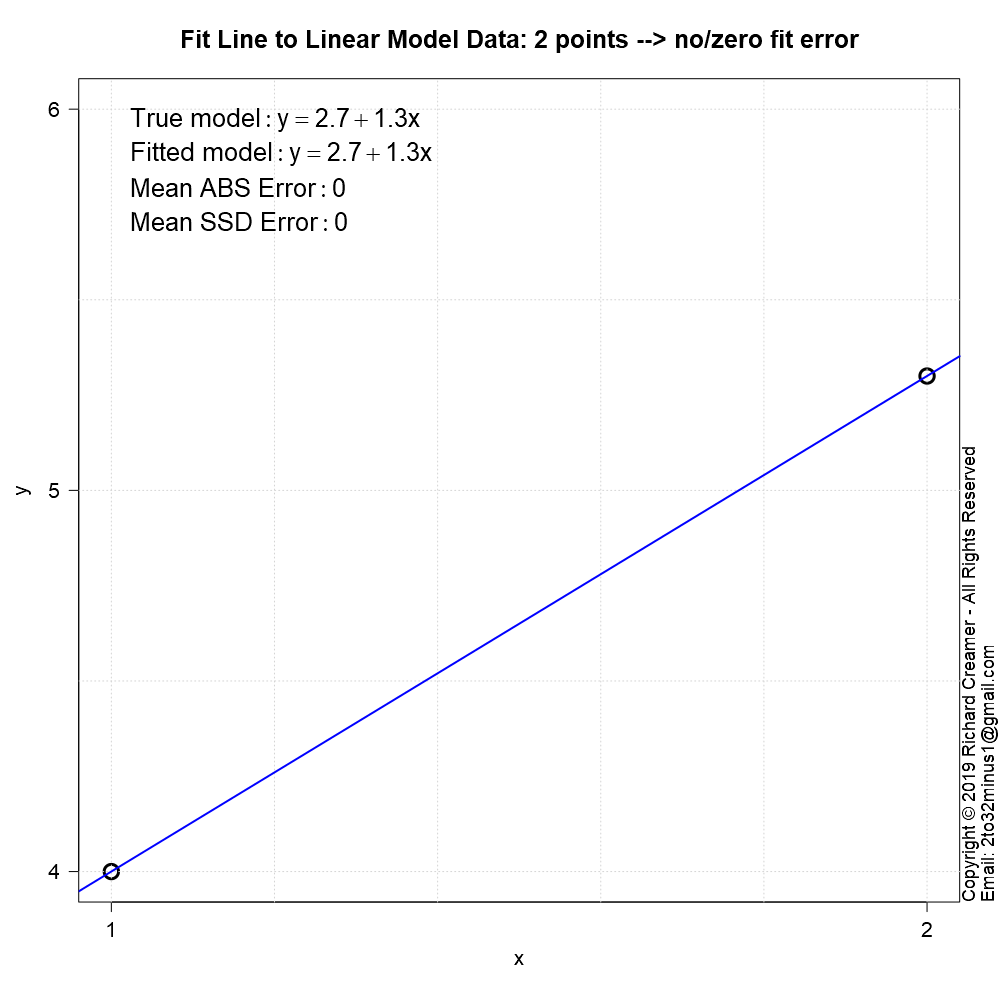

Here is the R script that generated this plot:
##############################################################
### Copyright (c) Richard Creamer 2019 - All Rights Reserved
### Inquiries: email [email redacted]
##############################################################

### Globals
fontScale = 1.2    # Global font size variable
lf        = 1.2    # Enlarge font of plot labels
verbose   = FALSE  # Verbose printing
lw        = 2      # Line width
xMargin   = 1      # X-axis margin for plots
yMargin   = 1      # Y-axis margin for plots
de        = 0.01   # Small constant for estimating derivatives numerically
smlPts    = 1      # Small  data point/circle
medPts    = 1.5    # Medium data point/circle
lrgPts    = 2.0    # Large  data point/circle

### Run this function to generate this plot
runFunc = function() {
	dw = 1000
	dh = 750	
	path = "D:/Code/R/LeastSquaresPlay/PlotsAndAssocCode/Plot34/"
	savePngVerbose( paste(path, "Plot34.png", sep=""), plot2PointLine, w=dw, h=dw, un="px" )
}

### Draw 2-point line -> exact fit
plot2PointLine = function() {
	set.seed( 3 )	
	trueM = 1.3
	trueB = 2.7
	coeff = c( trueB, trueM )
	nPts = 2	
	x = c( 1, nPts )
	y = evalPoly( x, coeff )
	xLimits = axisLimits( x )
	yLimits = axisLimits( y )	
	plot( x, y, axes = FALSE, xlim = xLimits, ylim = yLimits, cex.lab=lf, xlab="", ylab="",
		  main = "Fit Line to Linear Model Data: 2 points --> no/zero fit error", cex=lrgPts, lwd=lw+1, cex.main=1.3*fontScale )
	addAxisLabels()	
	axis( side = 1, at = xLimits[1]:xLimits[2], cex.axis=1.3 )
	axis( side = 2, at = yLimits[1]:yLimits[2], las=2, cex.axis=1.3 )
	box()
	grid()
	lmFit = lm( y ~ x )
	abline( lmFit, col = "blue", lwd=lw )
	e = compPolyFitError( x, y, lmFit$coefficients )
	addLegend( coeff, lmFit$coefficients, meanAbsErr=e$meanAbsError, meanSsdErr=e$meanSsdError )
}

### Compute f(x) for a polynomial and a vector of x-coordinates
evalPoly = function( x, coeff ) {
	if ( length( coeff ) < 1 ) return( c(0) )  	
	termSum = 0
	for ( i in 1:length(coeff) ) {
		termSum = termSum + coeff[i] * x^(i-1)
	}
	return( termSum )
}

### Return string suitable for plot titles with actual exponents (not '^')
### Examples: [ "1.23", "1.23-2.21x", "1.23-2.21x+4.98x^2" ]
prettyPoly = function( coeff, nSigFigs=3, wrapLimit=3 ) {
	rc = signif( coeff, nSigFigs )
	numTerms = length( coeff )
	terms = c()
	for ( termNum in 1:numTerms ) {
		if ( termNum == 1 ) {
			s = paste( rc[termNum], sep="" )
		} else {
			s = paste( abs(rc[termNum]), sep="" )
		}
		if ( termNum > 1 )
			s = paste( s, "*x", sep="" )
		if ( termNum > 2 )
			s = paste( s, "^", (termNum-1), sep="" )
		terms[ length(terms) + 1 ] = s
	}
	wrapLines = list()
	catStr = ""
	for ( termNum in 1:numTerms ) {
		if ( termNum > 1 && ( termNum - 1 ) %% wrapLimit == 0 ) {
			wrapLines[length(wrapLines) + 1] = catStr
			catStr = ""
		}
		if ( termNum == 1 ) {
			catStr = paste( catStr, terms[termNum], sep="" )
		} else {
			if ( rc[termNum] < 0 ) {
				catStr = paste( catStr, " - ", terms[termNum], sep="" )
			} else {
				catStr = paste( catStr, " + ", terms[termNum], sep="" )
			}
		}
	}
	if ( catStr != "" )
		wrapLines[length(wrapLines) + 1] = catStr
	return( wrapLines )
}

# Compute errors, ABS and SSD, return tuple
compPolyFitError = function( x, y, coeff ) {
	predY = evalPoly( x, coeff )
	meanAbsError = (1/length(x)) * sum( abs(predY - y) )
	meanSsdError = (1/length(x)) * sum( (predY - y)^2 )
	return( list( meanAbsError=meanAbsError, meanSsdError=meanSsdError ) )
}

### Add a legend to a plot suitable for this deck's polynomials/purpose
addLegend = function( coeff, fitCoeff, meanAbsErr=NULL, meanSsdErr=NULL, fontSz=1.35*fontScale, pos="topleft", wrapLimit=5 ) {
	legList = list()
	
	# Generate and append legend text lines for 'true model'
	truePolyStrList = prettyPoly( coeff, nSigFigs=3, wrapLimit=wrapLimit )
	legList[1] = paste( "'True model': y ==", truePolyStrList[1], sep="" )
	if ( length( truePolyStrList ) > 1 ) {
		for ( i in 2:length( truePolyStrList ) ) {
			legList[length(legList)+1] = paste( "'     '", truePolyStrList[i], sep="" )
		}
	}
	
	# Generate and append legend text lines for 'fitted model'
	fitPolyStrList = prettyPoly( fitCoeff, nSigFigs=3, wrapLimit=wrapLimit )
	legList[length(legList) + 1] = paste( "'Fitted model': y ==", fitPolyStrList[1], sep="" )
	if ( length( fitPolyStrList ) > 1 ) {
		for ( i in 2:length( fitPolyStrList ) ) {
			legList[length(legList)+1] = paste( "'     '", fitPolyStrList[i], sep="" )
		}
	}
	
	if ( !is.null(meanAbsErr) ) {
		legError = paste( "'Mean ABS Error': ", sprintf( "%.2f", meanAbsErr ), sep="" )
		legList[ length( legList ) + 1 ] = legError
	}
	if ( !is.null(meanSsdErr) ) {
		legError = paste( "'Mean SSD Error': ", sprintf( "%.2f", meanSsdErr ), sep="" )
		legList[ length( legList ) + 1 ] = legError
	}
	
	legend( pos, bty="n",inset=c(0.005,0.01),
			legend=parse(text=legList), col=c("transparent","transparent"),
			cex=fontSz, pch=15, y.intersp=1.1 )
}

### Convience method to add x/y axis labels
addAxisLabels = function( xLabel="x", yLabel="y", cexVal=1.3 ) {
	mtext( text=xLabel, side=1, line=2.5, cex=cexVal )
	mtext( text=yLabel, side=2, line=2.5, cex=cexVal )
}

### Compute plot axis limits to fit range of data
axisLimits = function( v, margin=0 ) {
	lowerLimit = floor( min(v) ) - margin
	upperLimit = ceiling( max(v) ) + margin
	c( lowerLimit, upperLimit )
}

### Save to PNG file, specify width and height
savePngVerbose = function( path, plotFunc, w=512, h=512, un="px", doCopyright=TRUE, ... ) {
	png( filename = path, type="cairo", units=un, width=w, height=h, pointsize=12, res=96 )
	plotFunc( ... )
	if ( doCopyright )
		addCopyright()
	dev.off()
}

### Add copyright notice to plot via text()
addCopyright = function() {
	mtext( "Copyright \uA9 2019 Richard Creamer - All Rights Reserved", side=4, line=0, adj=0, cex=1.1 )
	mtext( "Email: [email redacted]", side=4, line=1, adj=0, cex=1.1 )
}

runFunc()
